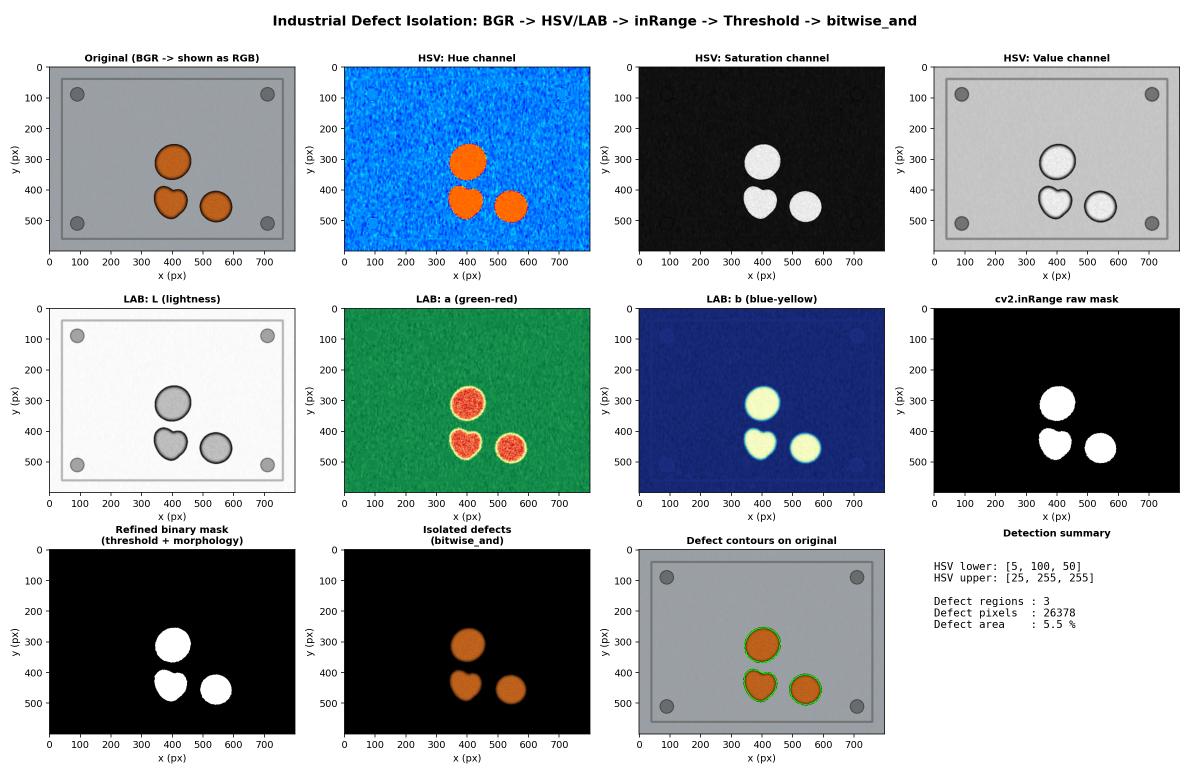
#> input picture Computer Vision Prototyping &amp; Object Detection Pipeline/defect_detection/task2_output.png, 2380 x 1540 px (shown at 1/2 size)
$ python task2_defect_detection.py --image task2_output.png
#> lines starting #> are read from the running program, lines starting #| are printed output that depends on the picture; after the words box and inside, x2 and y2 are one past the last pixel; in counts of white or black regions, pixels touching at a corner belong together
"""
Lab 03 - Task 2: Industrial Defect Detection via Color-Space Transformation & Thresholding

Pipeline: BGR -> HSV & LAB (cv2.cvtColor) -> cv2.inRange on HSV bounds
          -> refine mask (cv2.threshold + morphology) -> cv2.bitwise_and with original.

Usage:
    python task2_defect_detection.py --image metal_part.jpg
    python task2_defect_detection.py          # synthetic rusted-metal demo image

Tuning the HSV bounds (OpenCV ranges: H 0-179, S 0-255, V 0-255):
    rust / orange-brown  : H 5-25,  S 100-255, V 50-255   (default below)
    red defect           : H 0-10 and 170-179 (two ranges)
    green target         : H 35-85
"""
import argparse

import cv2
import matplotlib

matplotlib.use("Agg")
import matplotlib.pyplot as plt
import numpy as np

# Default HSV bounds for rust (change for other defects / colours)
HSV_LOWER = np.array([5, 100, 50], dtype=np.uint8)
HSV_UPPER = np.array([25, 255, 255], dtype=np.uint8)


# --------------------------------------------------------------------------- #
# [23 lines left out: function make_synthetic_rusted_part, not called in this run]


# --------------------------------------------------------------------------- #
def segment_defects(bgr, lower=HSV_LOWER, upper=HSV_UPPER):
    """Return dict with every intermediate stage."""
    blurred = cv2.GaussianBlur(bgr, (5, 5), 0)              # suppress sensor noise first
    hsv = cv2.cvtColor(blurred, cv2.COLOR_BGR2HSV)          # Task step 1
    lab = cv2.cvtColor(blurred, cv2.COLOR_BGR2LAB)

    raw_mask = cv2.inRange(hsv, lower, upper)                # Task step 3: 0 / 255 mask

    # Refinement: binary threshold removes any intermediate values, then
    # morphology removes specks (open) and closes small holes (close).
    _, binary = cv2.threshold(raw_mask, 127, 255, cv2.THRESH_BINARY)
    kernel = cv2.getStructuringElement(cv2.MORPH_ELLIPSE, (5, 5))
    binary = cv2.morphologyEx(binary, cv2.MORPH_OPEN, kernel, iterations=1)
    binary = cv2.morphologyEx(binary, cv2.MORPH_CLOSE, kernel, iterations=2)

    isolated = cv2.bitwise_and(bgr, bgr, mask=binary)        # Task step 4
    return {"hsv": hsv, "lab": lab, "raw_mask": raw_mask, "mask": binary, "isolated": isolated}


def defect_report(mask):
    n, _, stats, _ = cv2.connectedComponentsWithStats(mask, connectivity=8)
    areas = stats[1:, cv2.CC_STAT_AREA]
    keep = areas[areas >= 100]                               # ignore tiny speckles
    pct = 100.0 * mask.astype(bool).sum() / mask.size
    return {"regions": int(len(keep)), "defect_pixels": int(mask.astype(bool).sum()),
            "defect_area_pct": round(float(pct), 2)}


# --------------------------------------------------------------------------- #
def plot_grid(bgr, res, out_path):
    rgb = lambda a: cv2.cvtColor(a, cv2.COLOR_BGR2RGB)
    H, S, V = cv2.split(res["hsv"])
    L, A, B = cv2.split(res["lab"])

    fig, ax = plt.subplots(3, 4, figsize=(17, 11))
    items = [
        (rgb(bgr), "Original (BGR -> shown as RGB)", None),
        (H, "HSV: Hue channel", "hsv"),
        (S, "HSV: Saturation channel", "gray"),
        (V, "HSV: Value channel", "gray"),
        (L, "LAB: L (lightness)", "gray"),
        (A, "LAB: a (green-red)", "RdYlGn_r"),
        (B, "LAB: b (blue-yellow)", "YlGnBu_r"),
        (res["raw_mask"], "cv2.inRange raw mask", "gray"),
        (res["mask"], "Refined binary mask\n(threshold + morphology)", "gray"),
        (rgb(res["isolated"]), "Isolated defects\n(bitwise_and)", None),
    ]
    for a, (im, title, cmap) in zip(ax.ravel(), items):
        a.imshow(im, cmap=cmap)
        a.set_title(title, fontsize=10, fontweight="bold")
        a.set_xlabel("x (px)")
        a.set_ylabel("y (px)")

    # overlay of detected contours on original for clarity
    overlay = bgr.copy()
    cnts, _ = cv2.findContours(res["mask"], cv2.RETR_EXTERNAL, cv2.CHAIN_APPROX_SIMPLE)
    cv2.drawContours(overlay, [c for c in cnts if cv2.contourArea(c) >= 100], -1, (0, 255, 0), 2)
    ax.ravel()[10].imshow(rgb(overlay))
    ax.ravel()[10].set_title("Defect contours on original", fontsize=10, fontweight="bold")
    ax.ravel()[10].set_xlabel("x (px)"); ax.ravel()[10].set_ylabel("y (px)")

    # HSV bounds text panel
    t = ax.ravel()[11]
    t.axis("off")
    rep = defect_report(res["mask"])
    t.text(0.0, 0.9,
           f"HSV lower: {HSV_LOWER.tolist()}\nHSV upper: {HSV_UPPER.tolist()}\n\n"
           f"Defect regions : {rep['regions']}\n"
           f"Defect pixels  : {rep['defect_pixels']}\n"
           f"Defect area    : {rep['defect_area_pct']} %",
           va="top", family="monospace", fontsize=11)
    t.set_title("Detection summary", fontsize=10, fontweight="bold")

    fig.suptitle("Industrial Defect Isolation: BGR -> HSV/LAB -> inRange -> Threshold -> bitwise_and",
                 fontsize=14, fontweight="bold")
    fig.tight_layout(rect=[0, 0, 1, 0.97])
    fig.savefig(out_path, dpi=140)
    print("Figure saved to:", out_path)


# --------------------------------------------------------------------------- #
def main():
    ap = argparse.ArgumentParser()
    ap.add_argument("--image", default=None)
    ap.add_argument("--out", default="task2_output.png")
    args = ap.parse_args()

    path = args.image or make_synthetic_rusted_part("synthetic_rusted_part.jpg")
    bgr = cv2.imread(path)
#> bgr is the input picture: shape (1540, 2380, 3); mean B, G, R 171.3, 165.7, 154.2
    if bgr is None:
        raise FileNotFoundError(path)
    print("Image:", path, bgr.shape)
#| Image: task2_output.png (1540, 2380, 3)

    res = segment_defects(bgr)
#> in segment_defects, `raw_mask = cv2.inRange(hsv, lower, upper)`:
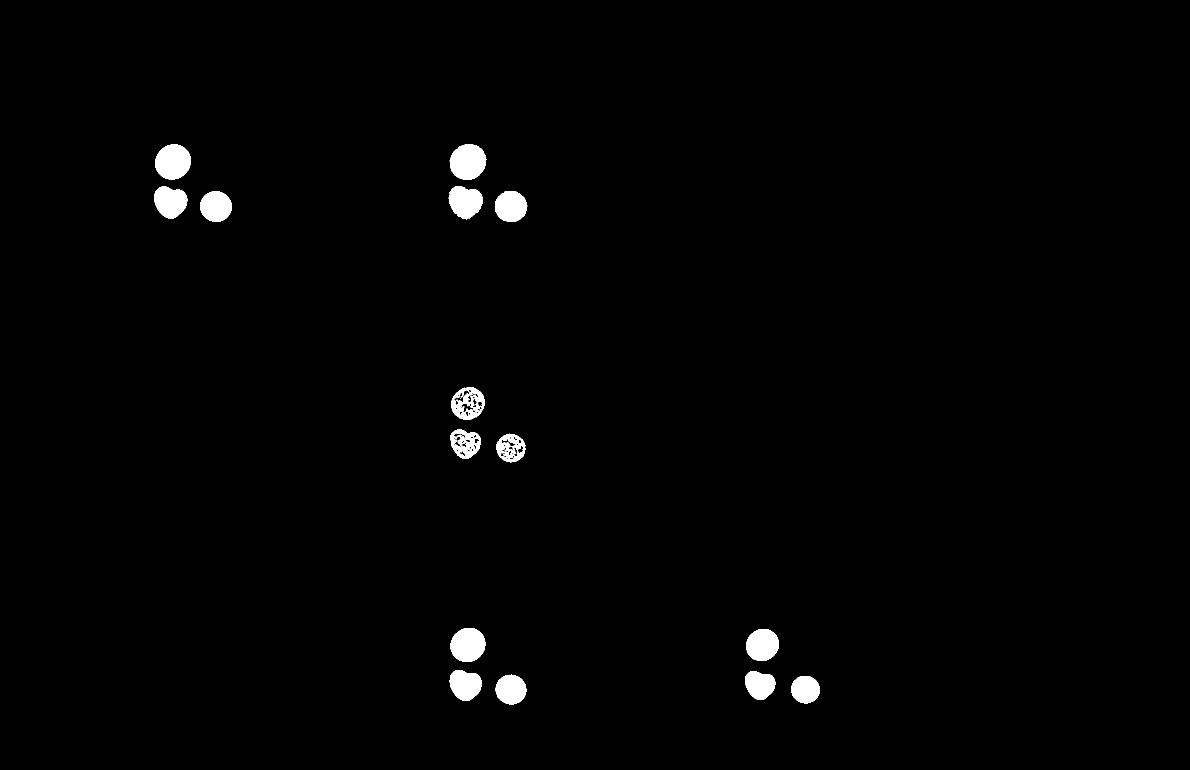
#> raw_mask: shape (1540, 2380) (shown at 1/2 size); 1.2% white; 16 white regions (1 under 20 px), largest, box (x1, y1, x2, y2) and area: (899, 288, 973, 360) 4095, (310, 289, 382, 359) 3952, (901, 1256, 971, 1324) 3752
#> res = 5 items
    print("Report:", defect_report(res["mask"]))
#> in defect_report, `n, _, stats, _ = cv2.connectedComponentsWithStats(mask, connectivity=8)`: n = 16; stats = 16 rows, first 6: [0, 0, 2380, 1540, 3618686], [310, 289, 72, 70, 3952], [900, 288, 72, 72, 4086], [308, 373, 67, 65, 3214], [898, 373, 67, 66, 3325], [400, 382, 64, 62, 3062]
#> in defect_report, `areas = stats[1:, cv2.CC_STAT_AREA]`: areas = [3952, 4086, 3214, 3325, 3062, 3135, 2668, 2536, 2440, 3752, 3321, 3024, 2629, 2873, 2497]
#> in defect_report, `keep = areas[areas >= 100]`: keep has the same summary as areas
#> in defect_report, `pct = 100.0 * mask.astype(bool).sum() / mask.size`: pct = 1.27
#| Report: {'regions': 15, 'defect_pixels': 46514, 'defect_area_pct': 1.27}
    cv2.imwrite("task2_isolated.png", res["isolated"])
    plot_grid(bgr, res, args.out)
#> in plot_grid, `H, S, V = cv2.split(res["hsv"])`:
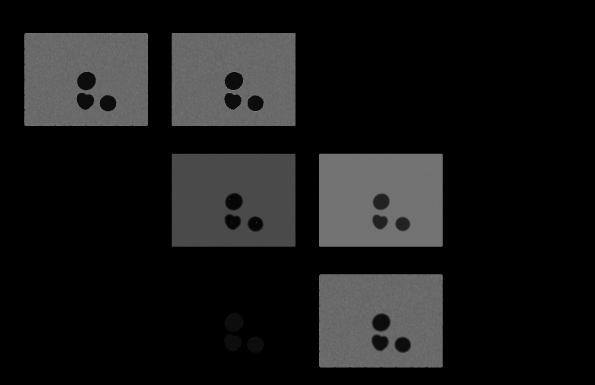
#> H: shape (1540, 2380) (shown at 1/4 size); min 0, max 179, mean 24.2
#> in plot_grid, `L, A, B = cv2.split(res["lab"])`:
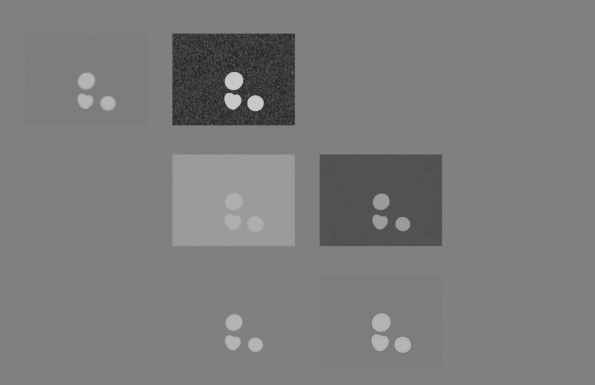
#> B: shape (1540, 2380) (shown at 1/4 size); min 23, max 203, mean 124.4
#> the loop in plot_grid, `for a, (im, title, cmap) in zip(ax.ravel(), items):` made 10 passes
#> (title, cmap) on passes 1 to 8: ('Original (BGR -> shown as RGB)', None), ('HSV: Hue channel', 'hsv'), ('HSV: Saturation channel', 'gray'), ('HSV: Value channel', 'gray'), ('LAB: L (lightness)', 'gray'), ('LAB: a (green-red)', 'RdYlGn_r'), ('LAB: b (blue-yellow)', 'YlGnBu_r'), ('cv2.inRange raw mask', 'gray')
#> in plot_grid, `cnts, _ = cv2.findContours(res["mask"], cv2.RETR_EXTERNAL, cv2.CHAIN_A..`: cnts = 15 contours; largest, box (x1, y1, x2, y2) and area: (900, 288, 972, 360) 3981, (310, 289, 382, 359) 3852, (901, 1256, 971, 1324) 3654, (903, 774, 969, 840) 3268, (1492, 1258, 1558, 1322) 3229
#> in plot_grid, `cv2.drawContours(overlay, [c for c in cnts if cv2.contourArea(c) >= 10..`:
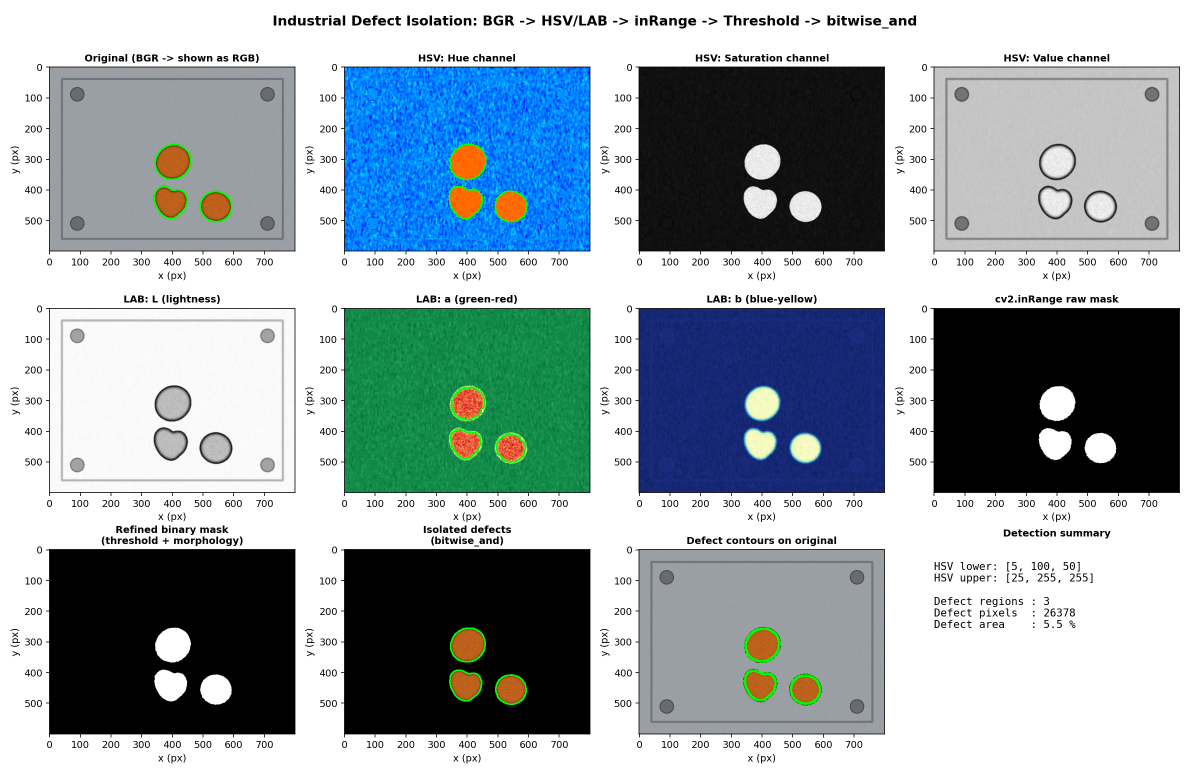
#> overlay: shape (1540, 2380, 3) (shown at 1/2 size); 0.28% of pixels changed, all inside (x1, y1, x2, y2) = (307, 287, 1641, 1410)
#> in plot_grid, `rep = defect_report(res["mask"])`: rep = {'regions': 15, 'defect_pixels': 46514, 'defect_area_pct': 1.27}
#> in plot_grid, `fig.savefig(out_path, dpi=140)`:
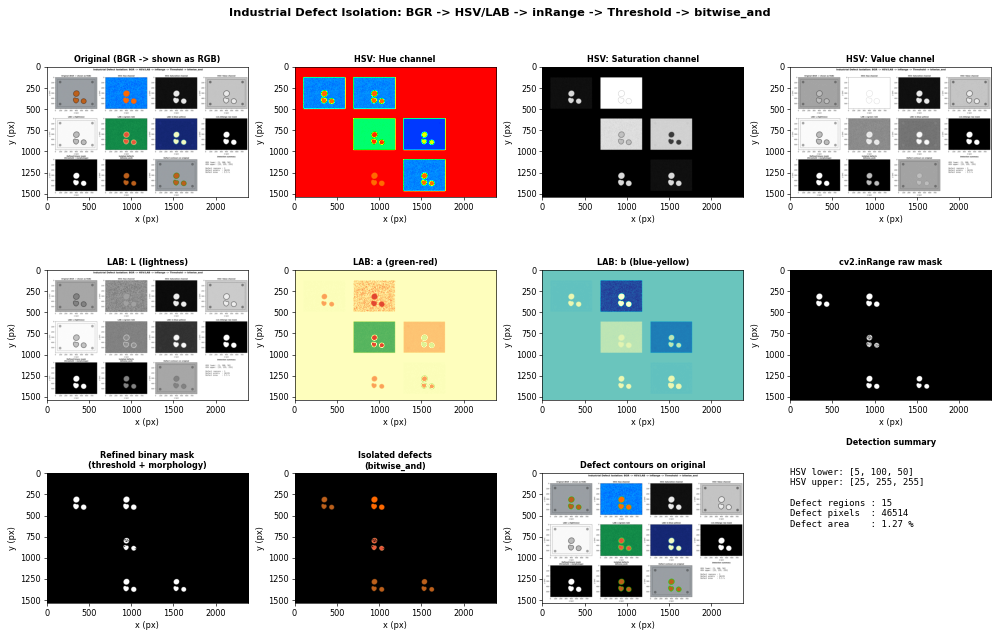
#> figure drawn by matplotlib, 11 panels


if __name__ == "__main__":
    main()
